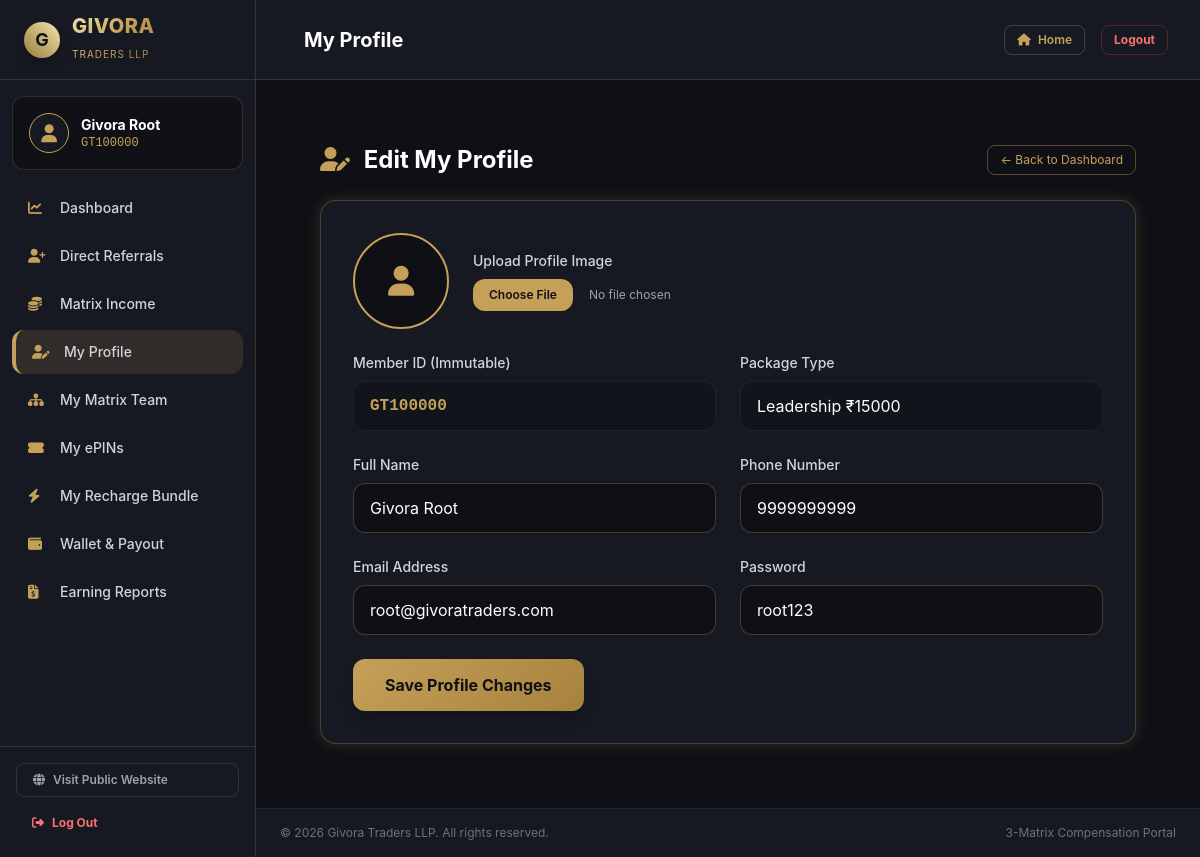
Screenshot of /customer/profile.php (signed in) with the database file from the repository.
### tables this page shows
CREATE TABLE IF NOT EXISTS members (
    id INT AUTO_INCREMENT PRIMARY KEY,
    member_id VARCHAR(20) NOT NULL UNIQUE,
    sponsor_id VARCHAR(20) DEFAULT NULL,
    placement_parent_id VARCHAR(20) DEFAULT NULL,
    matrix_position INT DEFAULT NULL,
    name VARCHAR(100) NOT NULL,
    email VARCHAR(100) NOT NULL,
    phone VARCHAR(20) NOT NULL,
    password VARCHAR(255) NOT NULL,
    used_epin VARCHAR(50) NOT NULL,
    package_type VARCHAR(50) NOT NULL,
    custom_amount DECIMAL(12,2) NOT NULL DEFAULT 0.00,
    profile_image VARCHAR(255) DEFAULT NULL,
    status ENUM('Active', 'Inactive') NOT NULL DEFAULT 'Active',
    p2_status ENUM('Inactive', 'Active') NOT NULL DEFAULT 'Inactive',
    p2_placement_parent_id VARCHAR(20) DEFAULT NULL,
    p2_matrix_position INT DEFAULT NULL,
    p2_created_at TIMESTAMP NULL DEFAULT NULL,
    created_at TIMESTAMP DEFAULT CURRENT_TIMESTAMP,
    INDEX idx_sponsor (sponsor_id),
    INDEX idx_parent (placement_parent_id),
    INDEX idx_p2_parent (p2_placement_parent_id)
);

### includes/functions.php (called while the page is built, shortened)
<?php
function getLoggedInMember() {
    $pdo = getDBConnection();
    $stmt = $pdo->prepare("SELECT * FROM members WHERE member_id = ?");
    $stmt->execute([$_SESSION['member_id']]);
    return $stmt->fetch();
}

### customer/profile.php (the view, shortened to what this page needs)
<?php
require_once __DIR__ . '/../includes/functions.php';
$member = getLoggedInMember();
$page_title = "My Profile";
require_once __DIR__ . '/../includes/header.php';
?>
<div class="py-8 max-w-4xl mx-auto px-4 sm:px-6 lg:px-8">
    <div class="mb-6 flex justify-between items-center">
        <h1 class="text-2xl font-bold text-white"><i class="fas fa-user-edit text-gold mr-2"></i> Edit My Profile</h1>
        <a href="/customer/dashboard.php" class="text-xs text-gold border border-gold/40 px-3 py-1.5 rounded-lg hover:bg-gold/10">← Back to Dashboard</a>
    </div>
    <div class="bg-darkcard p-8 rounded-2xl gold-border-glow">
        <form method="POST" action="" enctype="multipart/form-data" class="space-y-6">
            <div class="flex items-center space-x-6">
                <div class="w-24 h-24 rounded-full border-2 border-gold overflow-hidden bg-darkbg flex items-center justify-center text-gold text-3xl">
                    <?php if (!empty($member['profile_image'])): ?>
                        <img src="<?php echo htmlspecialchars($member['profile_image']); ?>" class="w-full h-full object-cover">
                    <?php else: ?>
                        <i class="fas fa-user"></i>
                    <?php endif; ?>
                </div>
                <div>
                    <label class="block text-sm font-medium text-gray-300 mb-2">Upload Profile Image</label>
                    <input type="file" name="profile_image" accept="image/*" class="text-xs text-gray-400 file:mr-4 file:py-2 file:px-4 file:rounded-xl file:border-0 file:text-xs file:font-semibold file:bg-gold file:text-darkbg hover:file:bg-goldlight cursor-pointer">
                </div>
            </div>
            <div class="grid grid-cols-1 md:grid-cols-2 gap-6">
                <div>
                    <label class="block text-sm font-medium text-gray-300 mb-2">Member ID (Immutable)</label>
                    <input type="text" readonly value="<?php echo htmlspecialchars($member['member_id']); ?>" class="w-full bg-darkbg/50 border border-gold/10 rounded-xl px-4 py-3 text-gold font-mono font-bold cursor-not-allowed">
                </div>
                <div>
                    <label class="block text-sm font-medium text-gray-300 mb-2">Package Type</label>
                    <input type="text" readonly value="<?php echo str_replace('_', ' ₹', $member['package_type']); ?>" class="w-full bg-darkbg/50 border border-gold/10 rounded-xl px-4 py-3 text-white cursor-not-allowed">
                </div>
                <div>
                    <label class="block text-sm font-medium text-gray-300 mb-2">Full Name</label>
                    <input type="text" name="name" required value="<?php echo htmlspecialchars($member['name']); ?>" class="w-full bg-darkbg border border-gold/30 rounded-xl px-4 py-3 text-white focus:outline-none focus:border-gold">
                </div>
                <div>
                    <label class="block text-sm font-medium text-gray-300 mb-2">Phone Number</label>
                    <input type="text" name="phone" required value="<?php echo htmlspecialchars($member['phone']); ?>" class="w-full bg-darkbg border border-gold/30 rounded-xl px-4 py-3 text-white focus:outline-none focus:border-gold">
                </div>
                <div>
                    <label class="block text-sm font-medium text-gray-300 mb-2">Email Address</label>
                    <input type="email" name="email" required value="<?php echo htmlspecialchars($member['email']); ?>" class="w-full bg-darkbg border border-gold/30 rounded-xl px-4 py-3 text-white focus:outline-none focus:border-gold">
                </div>
                <div>
                    <label class="block text-sm font-medium text-gray-300 mb-2">Password</label>
                    <input type="text" name="password" required value="<?php echo htmlspecialchars($member['password']); ?>" class="w-full bg-darkbg border border-gold/30 rounded-xl px-4 py-3 text-white focus:outline-none focus:border-gold">
                </div>
            </div>
            <button type="submit" class="btn-gold px-8 py-3.5 rounded-xl font-bold shadow-lg">
                Save Profile Changes
            </button>
        </form>
    </div>
</div>
<?php require_once __DIR__ . '/../includes/footer.php'; ?>

### includes/header.php (shortened to what this page needs)
<?php
$is_member = isset($_SESSION['member_id']);
$logged_member = null;
if ($is_member) {
    require_once __DIR__ . '/functions.php';
    $logged_member = getLoggedInMember();
}
$script_uri = $_SERVER['REQUEST_URI'] ?? '';
$is_customer_section = (strpos($script_uri, '/customer/') !== false);
$is_admin_section = (strpos($script_uri, '/admin/') !== false);
$is_sidebar_layout = $is_customer_section || $is_admin_section;
$current_page = basename($_SERVER['PHP_SELF']);
?>
<!DOCTYPE html>
<html lang="en" class="dark">
<head>
    <script src="https://cdn.tailwindcss.com"></script>
    <link rel="stylesheet" href="https://cdnjs.cloudflare.com/ajax/libs/font-awesome/6.4.0/css/all.min.css">
</head>
<body class="min-h-screen flex flex-col justify-between">
<?php if ($is_sidebar_layout): ?>
    <div class="min-h-screen flex flex-col md:flex-row bg-darkbg w-full">
        <aside id="sidebar-menu" class="fixed md:static inset-y-0 left-0 w-64 bg-darkcard border-r border-gold/20 flex flex-col justify-between z-50 transform -translate-x-full md:translate-x-0 transition-transform duration-300 ease-in-out flex-shrink-0">
            <div>
                <div class="h-20 px-6 flex items-center border-b border-gold/20">
                    <a href="/index.php" class="flex items-center space-x-3">
                        <div class="w-9 h-9 rounded-full bg-gradient-to-tr from-golddark to-goldlight flex items-center justify-center font-bold text-darkbg text-lg shadow-lg">
                            G
                        </div>
                        <span class="text-xl font-extrabold gold-gradient-text tracking-wide">GIVORA <span class="text-[10px] text-gold/70 block tracking-widest font-normal">TRADERS LLP</span></span>
                    </a>
                </div>
                <div class="p-4 mx-3 my-4 rounded-xl bg-darkbg/80 border border-gold/20 flex items-center space-x-3">
                    <?php if ($is_customer_section && $logged_member): ?>
                        <div class="w-10 h-10 rounded-full border border-gold bg-darkcard flex items-center justify-center text-gold text-lg font-bold flex-shrink-0 overflow-hidden">
                            <?php if (!empty($logged_member['profile_image'])): ?>
                                <img src="<?php echo htmlspecialchars($logged_member['profile_image']); ?>" class="w-full h-full object-cover">
                            <?php else: ?>
                                <i class="fas fa-user"></i>
                            <?php endif; ?>
                        </div>
                        <div class="overflow-hidden">
                            <div class="text-sm font-bold text-white truncate"><?php echo htmlspecialchars($logged_member['name']); ?></div>
                            <div class="text-xs text-gold font-mono truncate"><?php echo htmlspecialchars($logged_member['member_id']); ?></div>
                        </div>
                    <?php endif; ?>
                </div>
                <nav class="px-3 space-y-1">
                    <?php if ($is_customer_section): ?>
                        <a href="/customer/dashboard.php" class="flex items-center space-x-3 px-4 py-3 rounded-xl text-sm font-medium transition text-gray-300 hover:text-gold hover:bg-gold/5 <?php echo $current_page === 'dashboard.php' ? 'sidebar-item-active font-bold' : ''; ?>">
                            <i class="fas fa-chart-line w-5 text-gold"></i>
                            <span>Dashboard</span>
                        </a>
                        <a href="/customer/referrals.php" class="flex items-center space-x-3 px-4 py-3 rounded-xl text-sm font-medium transition text-gray-300 hover:text-gold hover:bg-gold/5 <?php echo $current_page === 'referrals.php' ? 'sidebar-item-active font-bold' : ''; ?>">
                            <i class="fas fa-user-plus w-5 text-gold"></i>
                            <span>Direct Referrals</span>
                        </a>
                        <a href="/customer/matrix_income.php" class="flex items-center space-x-3 px-4 py-3 rounded-xl text-sm font-medium transition text-gray-300 hover:text-gold hover:bg-gold/5 <?php echo $current_page === 'matrix_income.php' ? 'sidebar-item-active font-bold' : ''; ?>">
                            <i class="fas fa-coins w-5 text-gold"></i>
                            <span>Matrix Income</span>
                        </a>
                        <a href="/customer/profile.php" class="flex items-center space-x-3 px-4 py-3 rounded-xl text-sm font-medium transition text-gray-300 hover:text-gold hover:bg-gold/5 <?php echo $current_page === 'profile.php' ? 'sidebar-item-active font-bold' : ''; ?>">
                            <i class="fas fa-user-edit w-5 text-gold"></i>
                            <span>My Profile</span>
                        </a>
                        <a href="/customer/teams.php" class="flex items-center space-x-3 px-4 py-3 rounded-xl text-sm font-medium transition text-gray-300 hover:text-gold hover:bg-gold/5 <?php echo $current_page === 'teams.php' ? 'sidebar-item-active font-bold' : ''; ?>">
                            <i class="fas fa-sitemap w-5 text-gold"></i>
                            <span>My Matrix Team</span>
                        </a>
                        <a href="/customer/pins.php" class="flex items-center space-x-3 px-4 py-3 rounded-xl text-sm font-medium transition text-gray-300 hover:text-gold hover:bg-gold/5 <?php echo $current_page === 'pins.php' ? 'sidebar-item-active font-bold' : ''; ?>">
                            <i class="fas fa-ticket-alt w-5 text-gold"></i>
                            <span>My ePINs</span>
                        </a>
                        <a href="/customer/recharge.php" class="flex items-center space-x-3 px-4 py-3 rounded-xl text-sm font-medium transition text-gray-300 hover:text-gold hover:bg-gold/5 <?php echo $current_page === 'recharge.php' ? 'sidebar-item-active font-bold' : ''; ?>">
                            <i class="fas fa-bolt w-5 text-gold"></i>
                            <span>My Recharge Bundle</span>
                        </a>
                        <a href="/customer/wallet.php" class="flex items-center space-x-3 px-4 py-3 rounded-xl text-sm font-medium transition text-gray-300 hover:text-gold hover:bg-gold/5 <?php echo $current_page === 'wallet.php' ? 'sidebar-item-active font-bold' : ''; ?>">
                            <i class="fas fa-wallet w-5 text-gold"></i>
                            <span>Wallet & Payout</span>
                        </a>
                        <a href="/customer/reports.php" class="flex items-center space-x-3 px-4 py-3 rounded-xl text-sm font-medium transition text-gray-300 hover:text-gold hover:bg-gold/5 <?php echo $current_page === 'reports.php' ? 'sidebar-item-active font-bold' : ''; ?>">
                            <i class="fas fa-file-invoice-dollar w-5 text-gold"></i>
                            <span>Earning Reports</span>
                        </a>
                    <?php endif; ?>
                </nav>
            </div>
            <div class="p-4 border-t border-gold/20 space-y-2">
                <a href="/index.php" class="flex items-center space-x-2 px-4 py-2 rounded-lg text-xs font-semibold text-gray-400 hover:text-gold border border-gold/20 hover:bg-gold/10 transition">
                    <i class="fas fa-globe"></i>
                    <span>Visit Public Website</span>
                </a>
                <a href="/logout.php" class="flex items-center space-x-2 px-4 py-2.5 rounded-lg text-xs font-bold text-red-400 hover:bg-red-500/10 transition">
                    <i class="fas fa-sign-out-alt"></i>
                    <span>Log Out</span>
                </a>
            </div>
        </aside>
        <div class="flex-1 flex flex-col min-w-0">
            <header class="h-20 bg-darkcard border-b border-gold/20 px-4 sm:px-8 flex items-center justify-between sticky top-0 z-30">
                <div class="flex items-center space-x-4">
                    <h2 class="text-lg sm:text-xl font-bold text-white truncate">
                        <?php echo isset($page_title) ? $page_title : "Portal Overview"; ?>
                    </h2>
                </div>
                <div class="flex items-center space-x-4">
                    <a href="/index.php" class="hidden sm:inline-block text-xs font-semibold text-gold border border-gold/30 px-3 py-1.5 rounded-lg hover:bg-gold/10">
                        <i class="fas fa-home mr-1"></i> Home
                    </a>
                    <a href="/logout.php" class="text-xs font-bold text-red-400 border border-red-500/30 px-3 py-1.5 rounded-lg hover:bg-red-500/10">
                        Logout
                    </a>
                </div>
            </header>
            <main class="flex-grow p-4 sm:p-8">
<?php endif; ?>

### includes/header.php (style rules this page uses)
body { background-color: #0f1015; color: #e2e8f0; font-family: 'Inter', system-ui, -apple-system, sans-serif; }
.gold-gradient-text { background: linear-gradient(135deg, #f3e5ab 0%, #c5a059 50%, #9a7b3b 100%); -webkit-background-clip: text; -webkit-text-fill-color: transparent; }
.gold-border-glow { box-shadow: 0 0 15px rgba(197, 160, 89, 0.2); border: 1px solid rgba(197, 160, 89, 0.3); }
.btn-gold { background: linear-gradient(135deg, #c5a059 0%, #a6823c 100%); color: #0f1015; font-weight: 600; transition: all 0.3s ease; }
.sidebar-item-active { background: rgba(197, 160, 89, 0.15); color: #f3e5ab; border-left: 4px solid #c5a059; }

### rows the page displays
members: name "Givora Root", member "GT100000", package_type "Leadership ₹15000", phone "9999999999", email "root@givoratraders.com", password "root123"

### other values shown
$page_title "My Profile"
